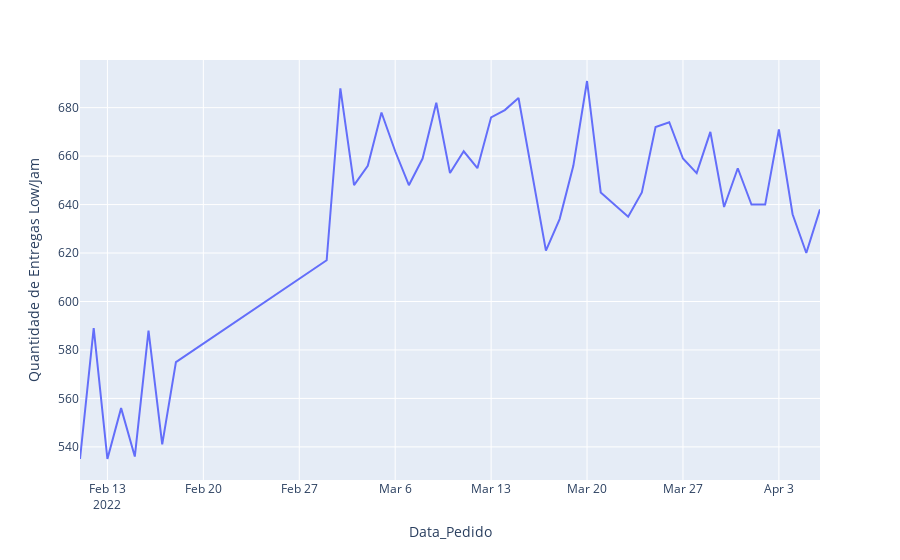

Source (notebook cell):
### Markdown cell above
## 2. Número de entregas diárias feitas por densidade igual a 'low' e 'jam'

### Code cell
# Selecionando registros com densidade de trafego igual a 'low' e 'jam'
condicao = (df['Densidade_Trafego'] == 'Low') | (df['Densidade_Trafego'] == 'Jam')
df_densidades = df.loc[condicao, :]

# Agrupando entregas por data e densidade / Calculando contagem de entregas
df_2 = df_densidades.groupby(['Data_Pedido'])['ID'].count().reset_index(name='Quantidade de Entregas Low/Jam')

# Plotando em gráfico de linhas
px.line(df_2, x='Data_Pedido', y='Quantidade de Entregas Low/Jam')

### Figure 1 — Plotly figure (JSON) as saved in the notebook; plotly's stock layout.template omitted (floating-point values rounded to 4 significant figures)
{"data": [{"hovertemplate": "Data_Pedido=%{x}<br>Quantidade de Entregas Low/Jam=%{y}<extra></extra>", "legendgroup": "", "line": {"color": "#636efa", "dash": "solid"}, "marker": {"symbol": "circle"}, "mode": "lines", "name": "", "orientation": "v", "showlegend": false, "type": "scatter", "x": ["2022-02-11T00:00:00", "2022-02-12T00:00:00", "2022-02-13T00:00:00", "2022-02-14T00:00:00", "2022-02-15T00:00:00", "2022-02-16T00:00:00", "2022-02-17T00:00:00", "2022-02-18T00:00:00", "2022-03-01T00:00:00", "2022-03-02T00:00:00", "2022-03-03T00:00:00", "2022-03-04T00:00:00", "2022-03-05T00:00:00", "2022-03-06T00:00:00", "2022-03-07T00:00:00", "2022-03-08T00:00:00", "2022-03-09T00:00:00", "2022-03-10T00:00:00", "2022-03-11T00:00:00", "2022-03-12T00:00:00", "2022-03-13T00:00:00", "2022-03-14T00:00:00", "2022-03-15T00:00:00", "2022-03-16T00:00:00", "2022-03-17T00:00:00", "2022-03-18T00:00:00", "2022-03-19T00:00:00", "2022-03-20T00:00:00", "2022-03-21T00:00:00", "2022-03-23T00:00:00", "2022-03-24T00:00:00", "2022-03-25T00:00:00", "2022-03-26T00:00:00", "2022-03-27T00:00:00", "2022-03-28T00:00:00", "2022-03-29T00:00:00", "2022-03-30T00:00:00", "2022-03-31T00:00:00", "2022-04-01T00:00:00", "2022-04-02T00:00:00", "2022-04-03T00:00:00", "2022-04-04T00:00:00", "2022-04-05T00:00:00", "2022-04-06T00:00:00"], "xaxis": "x", "y": [535, 589, 535, 556, 536, 588, 541, 575, 617, 688, 648, 656, 678, 662, 648, 659, 682, 653, 662, 655, 676, 679, 684, 652, 621, 634, 656, 691, 645, 635, 645, 672, 674, 659, 653, 670, 639, 655, 640, 640, 671, 636, 620, 638], "yaxis": "y"}], "layout": {"legend": {"tracegroupgap": 0}, "margin": {"t": 60}, "xaxis": {"anchor": "y", "domain": [0, 1], "title": {"text": "Data_Pedido"}}, "yaxis": {"anchor": "x", "domain": [0, 1], "title": {"text": "Quantidade de Entregas Low/Jam"}}}}
